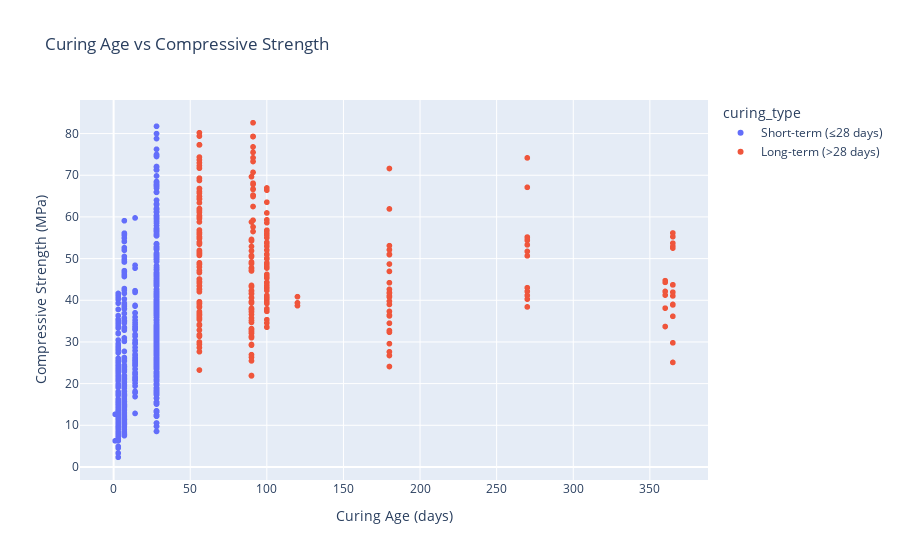

Notebook source saved alongside this figure:
### Markdown cell above
### Age vs Compressive Strength

Let’s now explore the relationship between **curing age** and the **compressive strength (`csMPa`)**, which is the target variable.

Each point in the scatter plot below represents one concrete sample. We've used the `curing_type` column (short-term vs long-term) to color the points. As expected, we observe that **longer curing durations generally lead to higher compressive strength**, although there is considerable variation depending on the specific mix components.

This scatter plot helps confirm the known engineering principle that **concrete gains strength over time**, especially in the first 28 days.

### Code cell
fig = px.scatter(df,
                 x='age',
                 y='csMPa',
                 color='curing_type',
                 title='Curing Age vs Compressive Strength')

fig.update_layout(xaxis_title='Curing Age (days)',
                  yaxis_title='Compressive Strength (MPa)')

fig.show()

### Figure 1 — Plotly figure (JSON) as saved in the notebook; plotly's stock layout.template omitted (floating-point values rounded to 4 significant figures; data arrays with more than 128 entries replaced by an {"elided": "..."} marker saying what was removed)
{"data": [{"hovertemplate": "curing_type=Short-term (≤28 days)<br>age=%{x}<br>csMPa=%{y}<extra></extra>", "legendgroup": "Short-term (≤28 days)", "marker": {"color": "#636efa", "symbol": "circle"}, "mode": "markers", "name": "Short-term (≤28 days)", "showlegend": true, "type": "scattergl", "x": {"elided": "749 int values"}, "xaxis": "x", "y": {"elided": "749 float values"}, "yaxis": "y"}, {"hovertemplate": "curing_type=Long-term (>28 days)<br>age=%{x}<br>csMPa=%{y}<extra></extra>", "legendgroup": "Long-term (>28 days)", "marker": {"color": "#EF553B", "symbol": "circle"}, "mode": "markers", "name": "Long-term (>28 days)", "showlegend": true, "type": "scattergl", "x": {"elided": "281 int values"}, "xaxis": "x", "y": {"elided": "281 float values"}, "yaxis": "y"}], "layout": {"autosize": true, "legend": {"title": {"text": "curing_type"}, "tracegroupgap": 0}, "title": {"text": "Curing Age vs Compressive Strength"}, "xaxis": {"anchor": "y", "autorange": true, "domain": [0, 1], "range": [-21.32, 387.3], "title": {"text": "Curing Age (days)"}, "type": "linear"}, "yaxis": {"anchor": "x", "autorange": true, "domain": [0, 1], "range": [-4.294, 89.22], "title": {"text": "Compressive Strength (MPa)"}, "type": "linear"}}}
